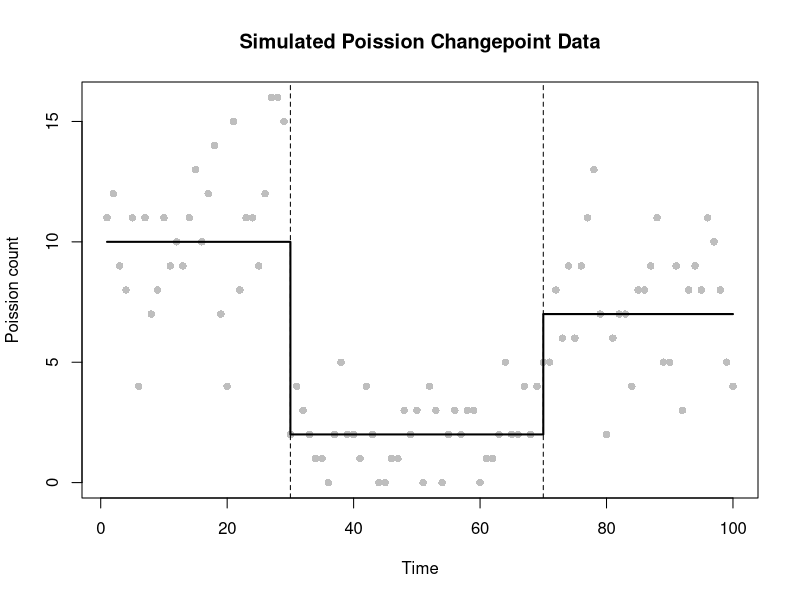
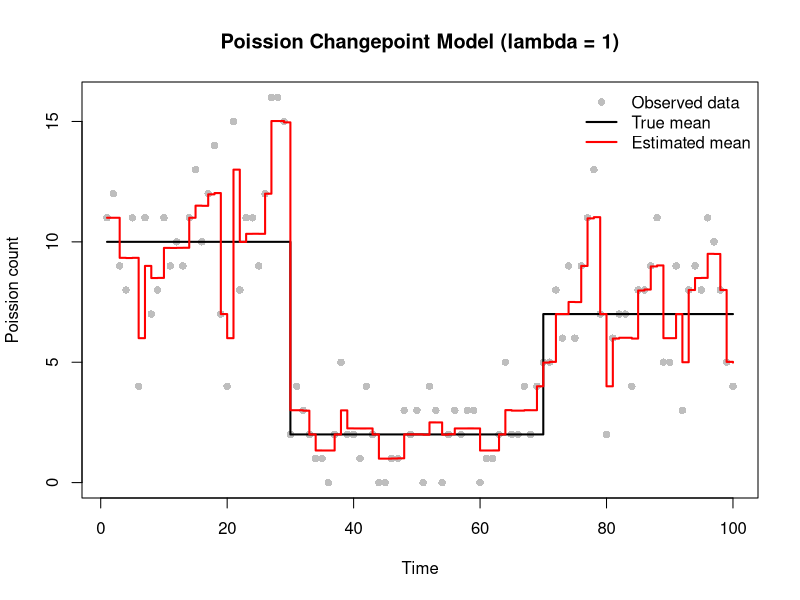
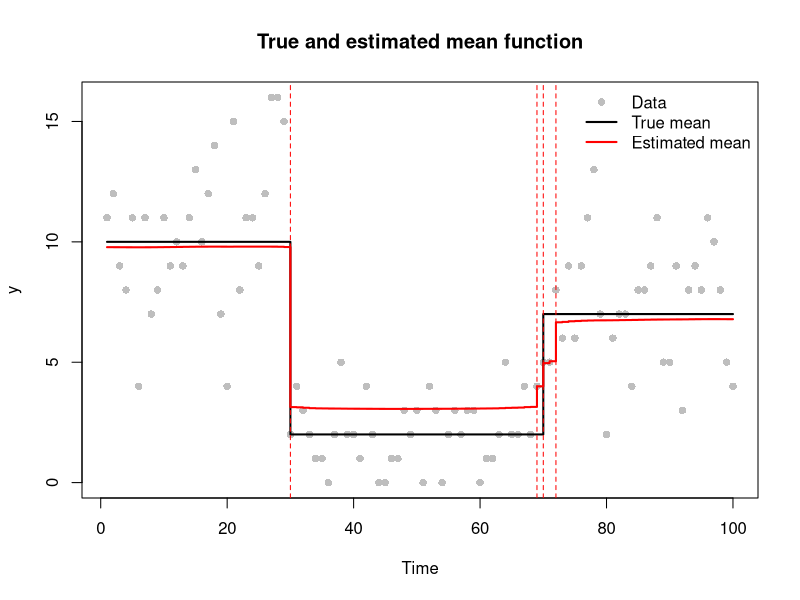
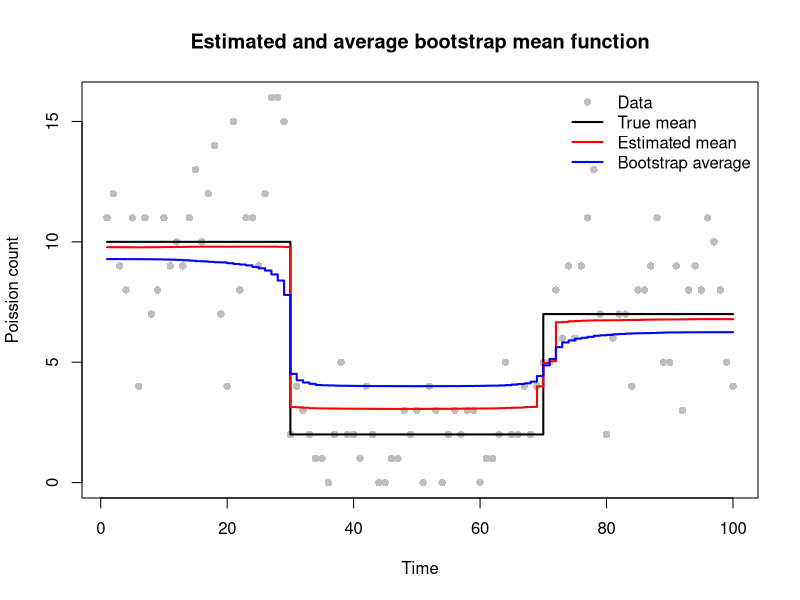
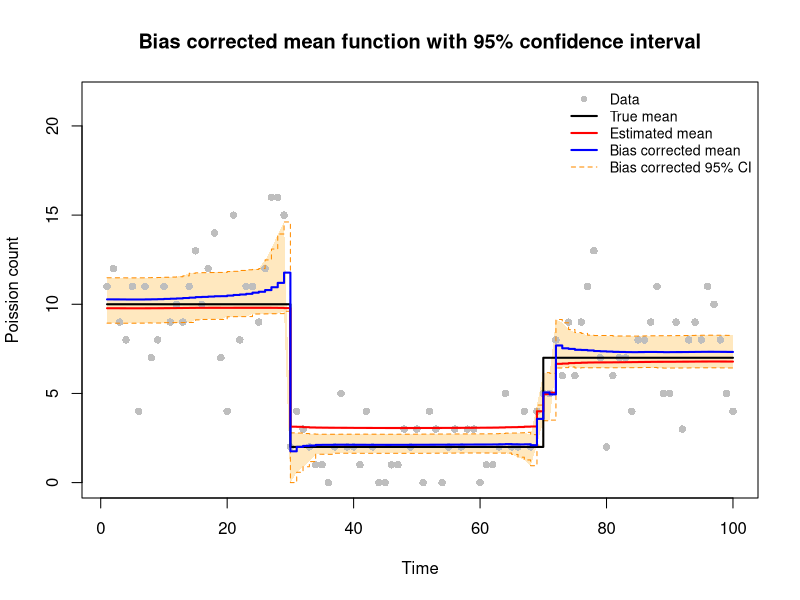

These charts were generated, in order, by the following R code:
# Practical 3: Changepoint Estimation
# Group members and contributions:
# Abdullah Alajalin (s3045135) 33%
# Xingchan Liao (s2931335) 33%
# Andreas Athinodorou (s2241333) 33%
# Github repo: https://github.com/Lena-84/esp-proj3.git

#
# Overview:
# We estimate the number and locations of changepoints in the mean of
# Poission-distributed observations using a smoothed LASSO penalty.
# BFGS is used for model fitting, and mBIC selects the penalty parameter.
# Parametric bootstrap then assesses uncertainty, corrects estimation bias,
# and constructs 95% confidence intervals for the mean function.

############ FUNCTIONS ############

# poission_lasso_objective
# Calculate the penalised negative Poission log-likelihood.
# beta controls the cumulative log-mean; beta[1] is not penalised.
poission_lasso_objective<- function(beta, y, lambda=1, eps=1e-6){
  #calculate the linear predictor
  eta<-cumsum(beta)
  #convert log-mean to poission mean
  mu<-exp(eta)
  #calculate negative log-likelihood
  neg_loglik<--sum(dpois(y, lambda=mu, log=TRUE))
  #calculate the smoothed LASSO penalty
  penalty<-lambda*sum(sqrt(beta[-1]^2+eps))
  # Calculate the total penalised objective
  objective <- neg_loglik + penalty
  return(objective)
}

# Gradient of the smoothed LASSO objective
# Reverse cumulative sums give the derivative of the negative log-likelihood.
poission_lasso_grad <- function(beta, y, lambda=1, eps=1e-6) {
  # Calculate the linear predictor and mean
  eta <- cumsum(beta)
  mu <- exp(eta)
  # Gradient of negative log-likelihood
  residual <- mu - y
  grad_loglik <- rev(cumsum(rev(residual)))
  # initialise gradient of penalty
  grad_penalty <- numeric(length(beta))
  # penalty derivatives for beta[2], ..., beta[n]
  grad_penalty[-1] <- lambda * beta[-1] / sqrt(beta[-1]^2 + eps)
  # Combine both gradients
  gradient <- grad_loglik+ grad_penalty
  return(gradient)
}


# Hessian of the smoothed LASSO objective
# Each entry sums the means from max(i,j) to n.
# Reverse cumulative sums avoid repeated calculations.
poission_lasso_hess <- function(beta, y, lambda=1, eps=1e-6) {
  
  eta <- cumsum(beta)
  mu <- exp(eta)
  n <- length(beta)
  # Precompute the sum of mu from each position to n.
  remaining_sum <- rev(cumsum(rev(mu)))
  # Construct the likelihood Hessian using matrix indices.
  index <- outer(1:n, 1:n, pmax)
  H <- matrix(remaining_sum[index], nrow=n, ncol=n)
  # Add the penalty curvature to the diagonal, excluding beta[1].
  for (j in 2:n) {
    penalty_second <- lambda * eps / (beta[j]^2 + eps)^(3/2)
    H[j,j] <- H[j,j] + penalty_second
  }
  
  return(H)
}


# Use BFGS to fit the Poission changepoint model for one penalty value.
# lambda is the penalty, y is the data and beta_init is the starting beta.
# The optim result gives the fitted coefficients in $par and the status
# in $convergence (0 means converged).
fit_lasso <- function(lambda, y, beta_init) {
  fit <- optim(
    beta_init,
    fn = poission_lasso_objective,
    gr = poission_lasso_grad,
    y = y,
    lambda = lambda,
    method = "BFGS",
    control = list(maxit = 5000, reltol = 1e-10)
  )
  return(fit)
}

############ DATA SIMULATION ############
# Simulate three Poission-mean segments with true changes at 30 and 70.
# Set the seed so that every group member reproduces the same data.
set.seed(12345)

n <- 100
time <- 1:n

# Define the true segment boundaries and Poission means.
tau_true <- c(1, 30, 70, n+1)
m_true <- length(tau_true)-2
theta_true <- c(10, 2, 7)

mu_true <- numeric(n)

for(i in seq_along(theta_true))
  mu_true[tau_true[i]:(tau_true[i+1]-1)] <- theta_true[i]

y <- rpois(n, lambda = mu_true)

# Plot simulated Poission observations and the true mean function.
plot(time, y, pch = 16, col = "grey",
     xlab = "Time", ylab = "Poission count",
     main = "Simulated Poission Changepoint Data")

lines(time, mu_true, col = "black", lwd = 2, type = "s")
abline(v = tau_true[-c(1, length(tau_true))], lty = "dashed")


############ FUNCTION TESTS ############

# At zero jumps the fitted mean equals the sample mean.
beta_init <- c(log(mean(y)), rep(0, n-1))
cat("Initial objective:", poission_lasso_objective(beta_init, y), "\n")

# Test both zero and non-zero jump coefficients using central differences.
beta_test <- beta_init
beta_test[2] <- 0.5
beta_test[3] <- -0.3


# Check all gradient entries using central finite differences.
h <- 1e-5
grad_numeric <- numeric(n)
grad_analytic <- poission_lasso_grad(beta_test, y)

for (j in 1:n) {
  beta_plus <- beta_test
  beta_minus <- beta_test
  
  beta_plus[j] <- beta_plus[j] + h
  beta_minus[j] <- beta_minus[j] - h
  
  grad_numeric[j] <- (
    poission_lasso_objective(beta_plus, y) -
      poission_lasso_objective(beta_minus, y)
  ) / (2*h)
}

cat("Maximum gradient absolute error:",
    max(abs(grad_numeric - grad_analytic)), "\n")

# Verify Hessian dimensions, symmetry, finiteness, and all columns by
# central differences of the gradient.
H_test <- poission_lasso_hess(beta_test, y)
cat("Hessian dimensions:", dim(H_test), "\n")
cat("Hessian symmetric:", isSymmetric(H_test), "\n")
cat("Hessian finite:", all(is.finite(H_test)), "\n")

h <- 1e-6
errors <- numeric(n)
for (j in 1:n) {
  beta_plus <- beta_test
  beta_minus <- beta_test
  beta_plus[j] <- beta_plus[j] + h
  beta_minus[j] <- beta_minus[j] - h
  
  hess_numeric <- (
    poission_lasso_grad(beta_plus, y) -
      poission_lasso_grad(beta_minus, y)
  ) / (2*h)
  errors[j] <- max(abs(hess_numeric - H_test[,j]))
}
cat("Maximum Hessian absolute error:", max(errors), "\n")


############ INITIAL BFGS FIT ############

# Fit with lambda = 1 and check the optimiser's convergence code.
fit <- optim(
  par=beta_init,
  fn=poission_lasso_objective,
  gr=poission_lasso_grad,
  y=y,
  lambda=1,
  method="BFGS",
  control=list(maxit=1000, reltol=1e-9)
)
cat("Q3 convergence:", fit$convergence, "\n")
cat("Q3 objective:", fit$value, "\n")

beta_hat <- fit$par
mu_hat <- exp(cumsum(beta_hat))

# Compare fitted means with the true piecewise mean and observed counts.

plot(time, y, pch=16, col="grey",
     xlab="Time", ylab="Poission count",
     main="Poission Changepoint Model (lambda = 1)")
lines(time, mu_true, col="black", lwd=2, type="s")
lines(time, mu_hat, col="red", lwd=2, type="s")
legend("topright",
       legend=c("Observed data", "True mean", "Estimated mean"),
       col=c("grey", "black", "red"),
       pch=c(16, NA, NA),
       lty=c(NA, 1, 1),
       lwd=c(NA, 2, 2),
       bty="n")


############ PENALTY GRID SEARCH AND mBIC ############

# Start with a constant mean equal to the sample mean and zero jumps.
beta_init <- c(log(mean(y)), rep(0, n - 1))

# Grid of penalty values to try, equally spaced on the log scale.
log_lambda <- seq(-1, 5, by = 0.05)
lambda_grid <- exp(log_lambda)
n_grid <- length(lambda_grid)

# Store one result for each penalty value.
edf <- numeric(n_grid)       # effective degrees of freedom
m_tilde <- numeric(n_grid)   # effective number of changepoints
mbic <- numeric(n_grid)      # mBIC score
conv <- integer(n_grid)      # convergence code, 0 means converged

# Fit and score the model for each penalty value.
for (i in seq_len(n_grid)) {
  fit <- fit_lasso(lambda_grid[i], y, beta_init)
  conv[i] <- fit$convergence
  beta_hat <- fit$par
  
  # Evaluate both Hessians at the same fitted coefficients,
  # with the penalty (H_lambda) and without it (H_0).
  H_lambda <- poission_lasso_hess(beta_hat, y, lambda = lambda_grid[i])
  H_0 <- poission_lasso_hess(beta_hat, y, lambda = 0)
  
  # Solve H_lambda %*% A = H_0, then add the diagonal entries of A.
  # This gives the effective degrees of freedom, a measure of model
  # flexibility.
  edf[i] <- sum(diag(solve(H_lambda, H_0)))
  
  # With lambda = 0 the cost is the negative log-likelihood at beta_hat,
  # so change the sign to get the log-likelihood.
  loglik <- -poission_lasso_objective(beta_hat, y, lambda = 0)
  
  # Remove one degree of freedom for the baseline log-mean.
  m_tilde[i] <- edf[i] - 1
  
  # mBIC balances how well the model fits against its effective number
  # of changepoints.
  mbic[i] <- 3 * m_tilde[i] * log(n) - 2 * loglik
}

# optim returns convergence code 0 when a fit converges.
if (any(conv != 0)) {
  warning(sum(conv != 0), " grid fits did not converge")
}

# The best lambda is the one with the smallest mBIC.
i_best <- which.min(mbic)
lambda_hat <- lambda_grid[i_best]


############ SELECTED MODEL AND CHANGEPOINTS ############

# Refit the model using the selected penalty.
fit_best <- fit_lasso(lambda_hat, y, beta_init)
if (fit_best$convergence != 0) {
  warning("best fit did not converge")
}
beta_best <- fit_best$par

# The running sum gives the log-mean at each time point.
mu_hat <- exp(cumsum(beta_best))

# Compare the fitted mean with the true mean and the observed counts.

plot(
  time, y, pch = 16, col = "grey", xlab = "Time", ylab = "y",
  main = "True and estimated mean function"
)
lines(time, mu_true, col = "black", lwd = 2, type = "s")
lines(time, mu_hat, col = "red", lwd = 2, type = "s")
legend(
  "topright",
  legend = c("Data", "True mean", "Estimated mean"),
  col = c("grey", "black", "red"),
  pch = c(16, NA, NA),
  lty = c(NA, 1, 1),
  lwd = c(NA, 2, 2),
  bty="n"
)

# Estimate the number of changepoints using the effective
# number of changepoints obtained from the mBIC procedure.
m_hat <- floor(m_tilde[i_best])

# The true data contains two changepoints, at 30 and 70.
# However, the estimated model identifies four changepoints:
# 30, 69, 70 and 72. The multiple nearby estimates around
# time 70 arise from the smoothed LASSO approximation,
# which can produce several non-zero increments around
# a single true changepoint.

# Exclude the baseline coefficient and select the largest
# estimated jumps in absolute magnitude.
jump_order <- order(abs(beta_best[-1]), decreasing = TRUE) + 1
tau_hat <- sort(jump_order[seq_len(m_hat)])

# Mark the estimated changepoints on the plot.
abline(v = tau_hat, col = "red", lty = 2)

cat("Best lambda =", round(lambda_hat, 3),
    "(log lambda =", log_lambda[i_best], ")\n")
cat("Estimated number of changepoints =", m_hat, "\n")
cat("Estimated changepoint locations =", tau_hat, "\n")


############ PARAMETRIC BOOTSTRAP AND CONFIDENCE INTERVALS ############
# The fitted mean mu_hat is both biased (the penalty shrinks the jumps) and 
# uncertain. To measure this we treat mu_hat as the true mean, simulate B new 
# datasets from it, refit with the selected penalty, and see how the B fitted
# means differ from mu_hat. Row b of mu_boot is the b-th fitted mean.
B <- 200
mu_boot <- matrix(NA, nrow = B, ncol = n)
conv_boot <- integer(B)
# Fix the seed so the bootstrap results are reproducible.
set.seed(2026)
for (b in 1:B) {
  # Simulate a new dataset of Poission counts from the fitted mean 
  y_sim <- rpois(n, lambda = mu_hat)
  # Start from a constant mean equal to the simulated sample mean, no jumps 
  beta_init_sim <- c(log(mean(y_sim)), rep(0, n - 1))
  fit_b <- fit_lasso(lambda_hat, y_sim, beta_init_sim)
  conv_boot[b] <- fit_b$convergence 
  # Convert the fitted coefficients to a mean function and store it
  mu_boot[b, ] <- exp(cumsum(fit_b$par))
}

if (any(conv_boot != 0)) {
  warning(sum(conv_boot != 0), " bootstrap fits did not converge")
}

# Average bootstrap mean at each time point (colMeans averages each column).
mu_bar <- colMeans(mu_boot)

# Plot mu_hat against mu_bar. mu_bar is further from the truth than mu_hat,
# because refitting shrinks the jumps a second time.

plot(
  time, y, pch = 16, col = "grey", xlab = "Time", ylab = "Poission count",
  main = "Estimated and average bootstrap mean function"
)
lines(time, mu_true, col = "black", lwd = 2, type = "s")
lines(time, mu_hat, col = "red", lwd = 2, type = "s")
lines(time, mu_bar, col = "blue", lwd = 2, type = "s")
legend(
  "topright",
  legend = c("Data", "True mean", "Estimated mean", "Bootstrap average"),
  col = c("grey", "black", "red", "blue"),
  pch = c(16, NA, NA, NA),
  lty = c(NA, 1, 1, 1),
  lwd = c(NA, 2, 2, 2),
  bty = "n"
)

# mu_bar - mu_hat estimates the bias of the method. Assuming the same bias
# separates mu_hat from the true mean, remove it once more from mu_hat:
# mu_bc = mu_hat - (mu_bar - mu_hat) = 2 mu_hat - mu_bar.
mu_bc <- 2 * mu_hat - mu_bar

# 2.5% and 97.5% quantiles of the B bootstrap means at each time point
# (apply with 2 runs quantile on every column of mu_boot).
q_L <- apply(mu_boot, 2, quantile, probs = 0.025)
q_U <- apply(mu_boot, 2, quantile, probs = 0.975)

# Basic bootstrap confidence interval: reflect the quantiles about mu_hat, 
# in the same way as mu_bc. If mu_hat^(b) - mu_hat behaves like mu_hat - mu, 
# the true mean lies in [2 mu_hat - q_U, 2 mu_hat - q_L] with about 95% 
# probability.
q_L_bc <- 2 * mu_hat - q_U
q_U_bc <- 2 * mu_hat - q_L
# A Poission mean cannot be negative, so set negative lower bounds to zero 
# (pmax takes the element-wise maximum).
q_L_bc <- pmax(q_L_bc, 0)

# Proportion of time points where the true mean lies inside the 95% band.
cat("Bias corrected 95% CI coverage of the true mean:",
    mean(mu_true >= q_L_bc & mu_true <= q_U_bc), "\n")

############ FINAL PLOT ############

# Leave space at the top of the plot so the legend does not cover the data.
y_max <- 1.35 * max(y, q_U_bc)

plot(
  time, y, pch = 16, col = "grey", ylim = c(0, y_max),
  xlab = "Time", ylab = "Poission count",
  main = "Bias corrected mean function with 95% confidence interval"
)

# Shade the 95% band: polygon traces the lower bound left to right, then the 
# upper bound right to left (rev reverses a vector) to close the shape.
# adjustcolor makes the fill semi-transparent.
polygon(c(time, rev(time)), c(q_L_bc, rev(q_U_bc)),
        col = adjustcolor("orange", alpha.f = 0.25), border = NA)
points(time, y, pch = 16, col = "grey")
# type = "s" draws step lines, matching a mean that jumps between levels.
lines(time, q_L_bc, col = "darkorange", lty = 2, type = "s")
lines(time, q_U_bc, col = "darkorange", lty = 2, type = "s")
lines(time, mu_true, col = "black", lwd = 2, type = "s")
lines(time, mu_hat, col = "red", lwd = 2, type = "s")
lines(time, mu_bc, col = "blue", lwd = 2, type = "s")
# One entry per element; NA means no point symbol or no line for that entry.
legend(
  "topright",
  legend = c("Data", "True mean", "Estimated mean",
             "Bias corrected mean", "Bias corrected 95% CI"),
  col = c("grey", "black", "red", "blue", "darkorange"),
  pch = c(16, NA, NA, NA, NA),
  lty = c(NA, 1, 1, 1, 2),
  lwd = c(NA, 2, 2, 2, 1),
  bty = "n", cex = 0.85
)
